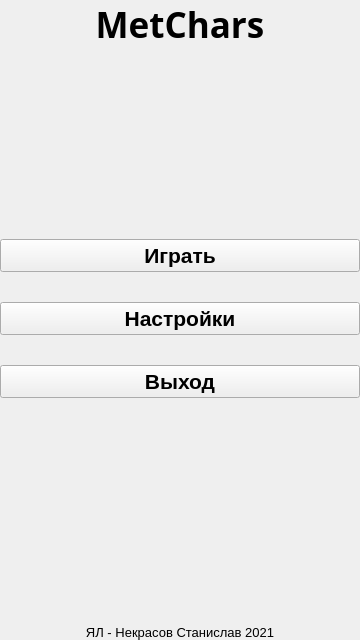
<?xml version="1.0" encoding="UTF-8"?>
<ui version="4.0">
 <class>Form</class>
 <widget class="QWidget" name="Form">
  <property name="geometry">
   <rect>
    <x>0</x>
    <y>0</y>
    <width>360</width>
    <height>640</height>
   </rect>
  </property>
  <property name="sizePolicy">
   <sizepolicy hsizetype="Minimum" vsizetype="Minimum">
    <horstretch>0</horstretch>
    <verstretch>0</verstretch>
   </sizepolicy>
  </property>
  <property name="windowTitle">
   <string>MetChars - Меню</string>
  </property>
  <layout class="QGridLayout" name="gridLayout">
   <property name="leftMargin">
    <number>0</number>
   </property>
   <property name="topMargin">
    <number>0</number>
   </property>
   <property name="rightMargin">
    <number>0</number>
   </property>
   <property name="bottomMargin">
    <number>0</number>
   </property>
   <item row="0" column="0">
    <layout class="QVBoxLayout" name="main_layout">
     <item>
      <widget class="QLabel" name="app_name_label">
       <property name="sizePolicy">
        <sizepolicy hsizetype="Preferred" vsizetype="Minimum">
         <horstretch>0</horstretch>
         <verstretch>0</verstretch>
        </sizepolicy>
       </property>
       <property name="font">
        <font>
         <family>Segoe UI Black</family>
         <pointsize>26</pointsize>
         <weight>75</weight>
         <bold>true</bold>
        </font>
       </property>
       <property name="text">
        <string>MetChars</string>
       </property>
       <property name="alignment">
        <set>Qt::AlignHCenter|Qt::AlignTop</set>
       </property>
       <property name="margin">
        <number>5</number>
       </property>
      </widget>
     </item>
     <item>
      <widget class="QWidget" name="buttons" native="true">
       <layout class="QVBoxLayout" name="verticalLayout">
        <property name="leftMargin">
         <number>0</number>
        </property>
        <property name="topMargin">
         <number>0</number>
        </property>
        <property name="rightMargin">
         <number>0</number>
        </property>
        <property name="bottomMargin">
         <number>0</number>
        </property>
        <item>
         <widget class="QPushButton" name="play_btn">
          <property name="font">
           <font>
            <family>Segoe UI</family>
            <pointsize>16</pointsize>
            <weight>75</weight>
            <bold>true</bold>
           </font>
          </property>
          <property name="text">
           <string>Играть</string>
          </property>
         </widget>
        </item>
        <item>
         <widget class="QPushButton" name="options_btn">
          <property name="font">
           <font>
            <family>Segoe UI</family>
            <pointsize>16</pointsize>
            <weight>75</weight>
            <bold>true</bold>
           </font>
          </property>
          <property name="text">
           <string>Настройки</string>
          </property>
         </widget>
        </item>
        <item>
         <widget class="QPushButton" name="exit_btn">
          <property name="font">
           <font>
            <family>Segoe UI</family>
            <pointsize>16</pointsize>
            <weight>75</weight>
            <bold>true</bold>
           </font>
          </property>
          <property name="text">
           <string>Выход</string>
          </property>
         </widget>
        </item>
       </layout>
      </widget>
     </item>
     <item>
      <widget class="QLabel" name="author_label">
       <property name="font">
        <font>
         <family>Segoe UI</family>
         <pointsize>10</pointsize>
        </font>
       </property>
       <property name="text">
        <string>ЯЛ - Некрасов Станислав 2021</string>
       </property>
       <property name="alignment">
        <set>Qt::AlignBottom|Qt::AlignHCenter</set>
       </property>
       <property name="margin">
        <number>5</number>
       </property>
      </widget>
     </item>
    </layout>
   </item>
  </layout>
 </widget>
 <resources/>
 <connections/>
</ui>
